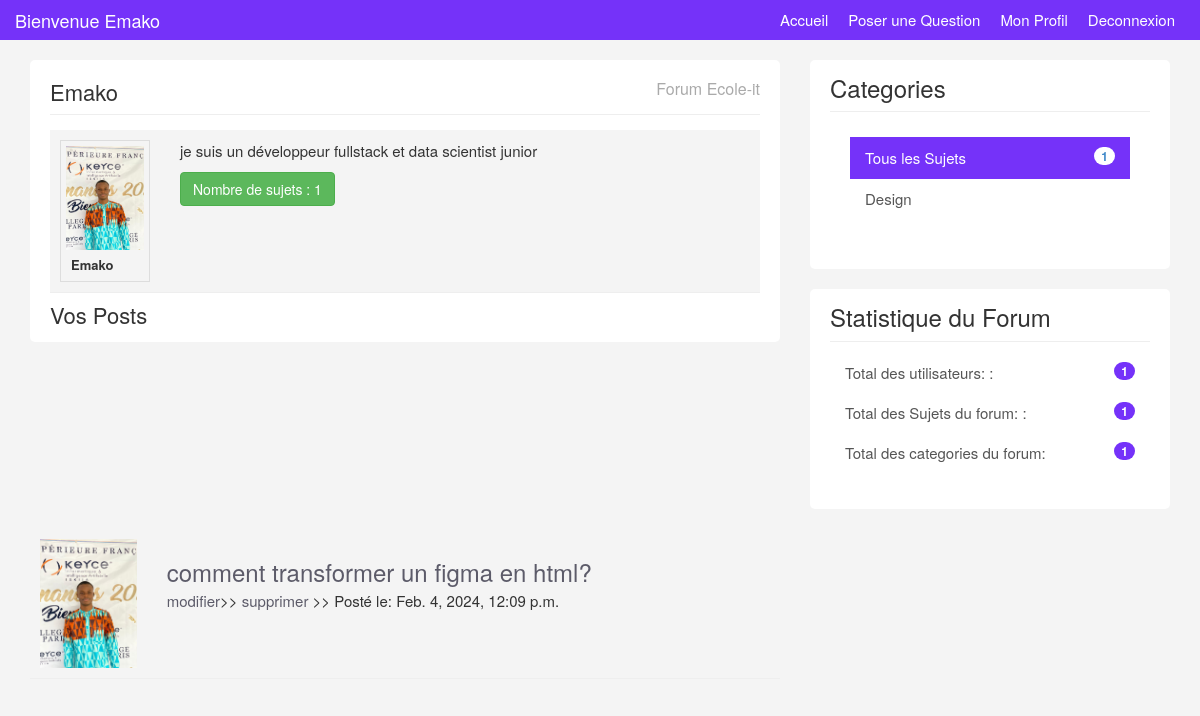
The app's page /personalProfile/4 (signed in) with its own data.
### website/models.py (models this page shows)
class Users(models.Model):
    pseudo = models.CharField(max_length=50, unique=True)
    email = models.EmailField()
    password = models.CharField(max_length=100)  # Utilisation de CharField pour le mot de passe
    role = models.CharField(max_length=20, default="User")  # Limiter la longueur du rôle
    avatar = models.ImageField( null=True, blank=True, upload_to='img/')  # Ajout d'un champ pour l'avatar
    activated = models.BooleanField(default=True)  # Par défaut, l'utilisateur n'est pas activé
    birthdate= models.DateField(null=False)
    description= models.TextField(null=False, default='JE suis un membre anonyme du forum')

class Category(models.Model):
    title = models.CharField(max_length=100)  # Augmentation de la longueur du titre
    description = models.TextField()
    added_by = models.ForeignKey(Admins, on_delete=models.CASCADE)  # Renommage du champ addedBy en snake_case

class PostMessage(models.Model):
    title = models.CharField(max_length=100)  # Augmentation de la longueur du titre
    message = models.TextField()
    posted_date = models.DateTimeField(auto_now_add=True)  # Utilisation de DateTimeField pour la date et l'heure de publication
    closes = models.BooleanField(default=False)  # Par défaut, le message n'est pas clos
    category = models.ForeignKey(Category, on_delete=models.CASCADE)  # Correction du nom du champ Category en minuscules
    user= models.ForeignKey(Users, on_delete= models.CASCADE)
    avatar = models.ImageField(null=True, blank=True, upload_to='img/')  # Ajout d'un champ pour l'avatar

### website/views.py (the view)
# urls.py: path('personalProfile/<int:id>',views.personalProfile, name="personalProfile"),
def personalProfile(request,id):
    ut= Users.objects.get(pk=id)
    totcat= Category.objects.all().count()
    totuser= Users.objects.all().count()
    categories= Category.objects.all()
    auth= True
    if not request.session.get('id'):
        auth=False
    id= Users.objects.get(email=request.session.get("email"))
    post=PostMessage.objects.filter(user=id)
    totpos= PostMessage.objects.filter(user=id).count()
    totrep=Reply.objects.filter(user=id).count()
    me= request.session.get('id')
    return render(request, 'myprofile.html', context={"postmessage":post,"user":ut,"totcat":totcat, "totpos":totpos,"totuser":totuser ,"categories":categories,"auth":auth,"id":id, "totrep":totrep,"me":me})

### forum/templates/myprofile.html (shortened to what this page needs)
{% load static %}
<!DOCTYPE html>
<html lang="en">
  <head>
    <link href="{% static 'css/bootstrap.css' %}" rel="stylesheet"/>
    <link href="{% static 'css/custom.css' %}" rel="stylesheet"/.container>
  </head>
  <body>
	<div class="navbar navbar-inverse navbar-fixed-top" role="navigation">
		<div class="container">
		  <div class="navbar-header">
			<a class="navbar-brand" href="{% url 'accueil'  %}">Bienvenue  {{id.pseudo}}</a>
		  </div>
		  <div class="collapse navbar-collapse">
			<ul class="nav navbar-nav navbar-right ">
			  {% if auth %}
				<li class="active nav-item"><a href="{% url 'accueil'  %}">Accueil</a></li>
				<li><a href="{% url 'addtopic' %}">Poser une Question</a></li>
				<li><a href="{% url 'personalProfile' me %}">Mon Profil</a></li>
				<li><a href="{% url 'logoutUser'  %}">Deconnexion</a></li>
			  {% else %}
				<li><a href="{% url 'login'  %}">Se Connecter</a></li>
				<li><a href="{% url 'create'  %}">Créer un compte</a></li>
				<li><a href="{% url 'loginAdmin'  %}">Connexion Admin </a></li>
				<li class="active nav-item"><a href="{% url 'accueil'  %}">Accueil</a></li>
			  {% endif %}
			</ul>
		  </div>
		</div>
	  </div>
    {% if user %}
    <div class="container">
      <div class="row">
        <div class="col-md-8">
          <div class="main-col">
            <div class="block">
              <h1 class="pull-left">{{user.pseudo}}</h1>
              <h4 class="pull-right">Forum Ecole-it</h4>
              <div class="clearfix"></div>
              <hr>
              <ul id="topics">
                              <li id="main-topic" class="topic topic">
                                  <div class="row">
                                      <div class="col-md-2">
                                          <div class="user-info">
                                              <img class="avatar pull-left" src="{{ user.avatar.url }}" />
                                              <ul>
                                                  <li><strong>{{user.pseudo}}</strong></li>
                                              </ul>
                                          </div>
                                      </div>
                                      <div class="col-md-10">
                                          <div class="topic-content pull-right">
                                              <p>
                                                {{ user.description }}
                                              </p>
                                          </div>
                                              <a class="btn btn-success" href="" role="button">Nombre de sujets : {{totpos}}</a>
                                      </div>
                                  </div>
                                  {% endif %}
                              </li>
                              <h1> Vos Posts</h1>
              </ul>
            </div>
          </div>
        </div>
        <div class="col-md-4">
          <div class="sidebar">
            <div class="block">
            <h3>Categories
            </h3>
            <div class="list-group block ">
              <a href="#" class="list-group-item active">Tous les Sujets  <span class="badge pull-right">{{totpos}}</span></a>
              {% if categories %}
              {% for cat in categories %}
              <a href="{% url 'categorie' id=cat.pk %}" class="list-group-item">{{ cat.title }}</a>
              {% endfor %}
            </div>
            </div>
            <div class="block" style="margin-top: 20px;">
              <h3 class="margin-top: 40px">Statistique du Forum </h3>
              <div class="list-group">
                <a href="" class="list-group-item">Total des utilisateurs: :<span class="color badge pull-right">{{totuser}}</span></a>
                <a href="" class="list-group-item">Total des Sujets du forum: :<span class="color badge pull-right">{{totpos}}</span></a>
                <a href="" class="list-group-item">Total des categories du forum: <span class="color badge pull-right">{{totcat}}</span></a>
              </div>
              </div>
            </div>
            {% endif %}
          </div>
        </div>
      </div>
    <div class="container">
		<div class="row">
			<div class="col-md-8">
						<ul id="topics">
							{% if postmessage %}
							{% for post in postmessage %}
							<li class="topic">
							<div class="row">
							<div class="col-md-2">
								<img class="avatar pull-left img-fluid" src="{{ post.user.avatar.url }}" />
							</div>
							<div class="col-md-10">
								<div class="topic-content pull-right">
									<h3><a href="{%url 'topic' id=post.pk %}"> {{post.title}}</a></h3>
									<div class="topic-info">
										<a href="{% url 'editPost' id=post.pk %}"> modifier</a>>> <a href="{% url 'deletepost' id=post.pk %}">supprimer</a> >> Posté le: {{post.posted_date}}
									</div>
								</div>
							</div>
						</div>
					</li>
					{% endfor %}
				{% endif %}
						</ul>
					</div>
				</div>
			</div>
    </body>
  </html>

### website/static/css/custom.css (style rules this page uses)
body { padding-top: 60px; background:#f4f4f4; font-size:15px; }
a { color:#5c5b69; }
ul { padding:0; margin:0; list-style:none; }
hr { margin:10px 0 15px 0; }
h3 { margin-bottom:5px; }
.navbar { height:40px !important; background:#7532F9; border:0; margin-bottom:30px; }
.navbar-inverse .navbar-nav > li > a, .navbar-inverse .navbar-brand { color:#fff !important; }
.navbar a:hover,.navbar li.active a { background:none !important; }
.navbar-brand { padding:10px 0 0 0; color:#fff; }
.navbar-nav > li > a { padding:10px 10px 0 10px; }
.block { background:#fff; border-radius:5px; padding: 15px 20px; margin-bottom:20px; }
.main-col { overflow:auto; }
.main-col h1 { font-size:22px; margin:5px 0 0 0; padding:0; }
.main-col h4 { font-size:16px; margin:5px 0 0 0; padding:0; color:#aaa; }
.sidebar .block h3 { margin:0 0 10px 0; padding-bottom:10px; border-bottom:#eee solid 1px; }
.topic { border-bottom:#eee solid 1px; margin-bottom:10px; padding:10px; }
.topic-content { width:100%; }
img.avatar { width:100%; }
a.list-group-item.active, a.list-group-item.active:hover, a.list-group-item.active:focus { background:rgb(117, 50, 249); border-radius:0; }
.list-group-item { border:0 }
#main-topic { background:#f4f4f4; padding:10px; }
.user-info { border:#ddd solid 1px; padding:5px; overflow:hidden; font-size:13px; }
.user-info img { display:block; margin-bottom:5px; }
.user-info ul { list-style:none; margin:10px 0 0 5px; }
.user-info li { line-height:1.6em; }
.color { background-color: rgb(117, 50, 249); color: white; }

### records on screen
Users: pseudo "Emako", avatar (picture), description "je suis un développeur fullstack et data scientist junior"
Category: title "Design"
PostMessage: user.avatar (picture), title "comment transformer un figma en html?", posted_date "Feb. 4, 2024, 12:09 p.m."

### other values on screen
{{ totpos }} "1"
{{ totuser }} "1"
{{ totcat }} "1"
